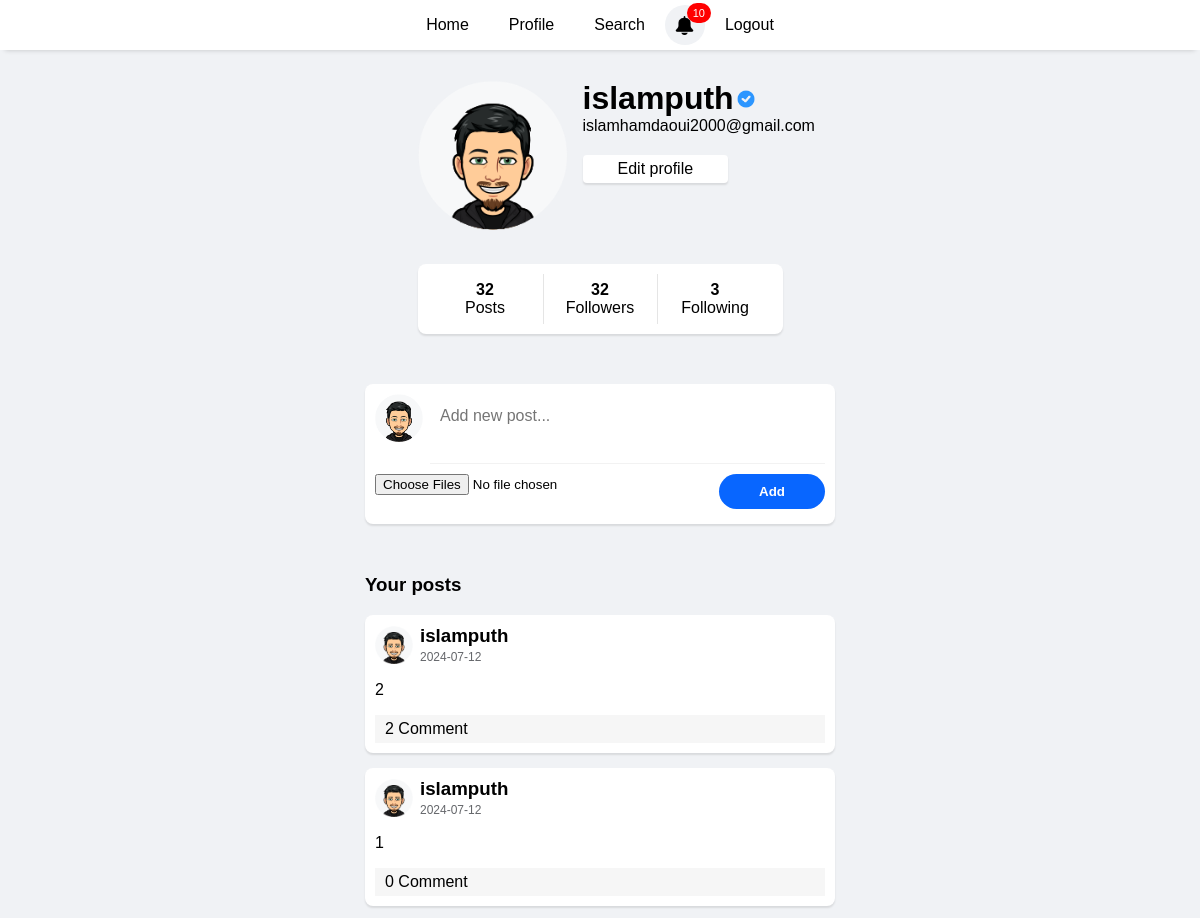
Page /profile.php (signed in, upper part) on the earlier database version.
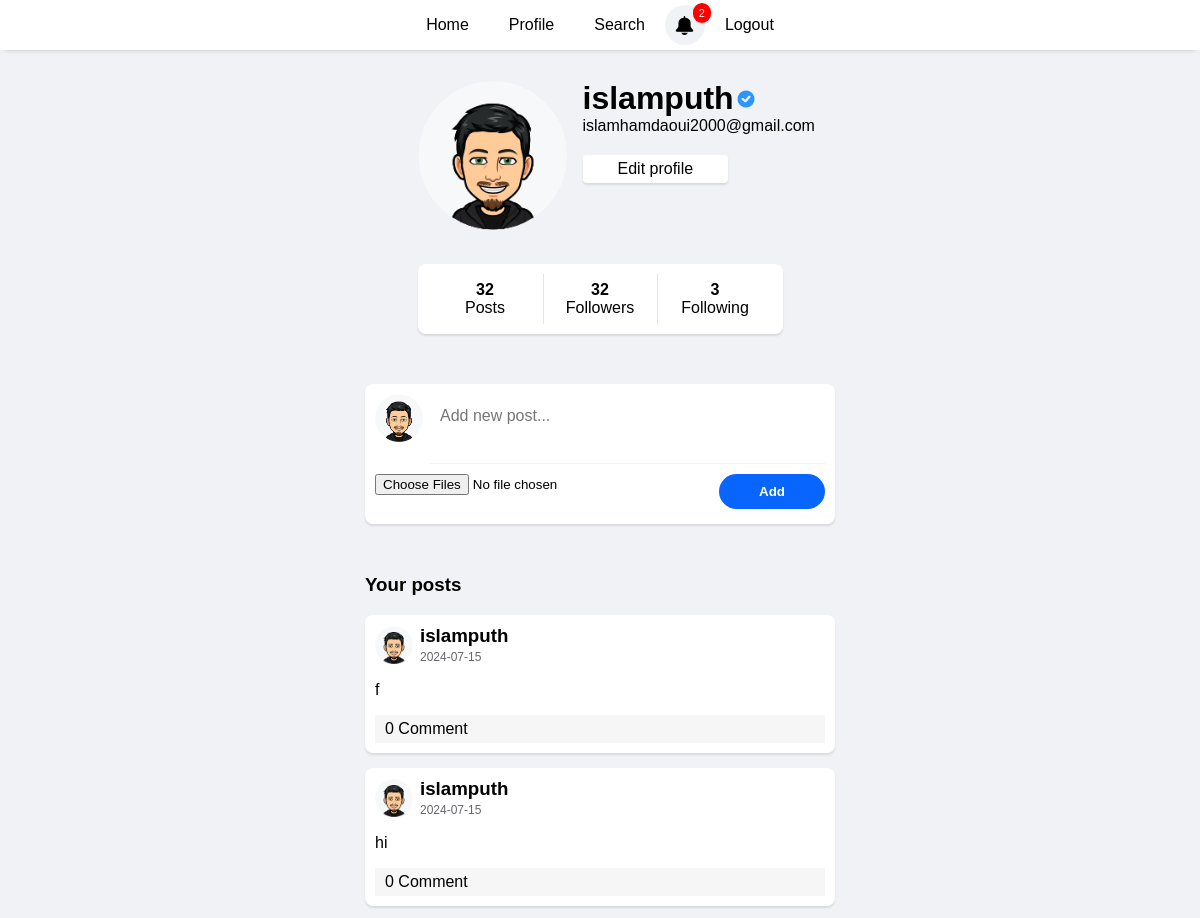
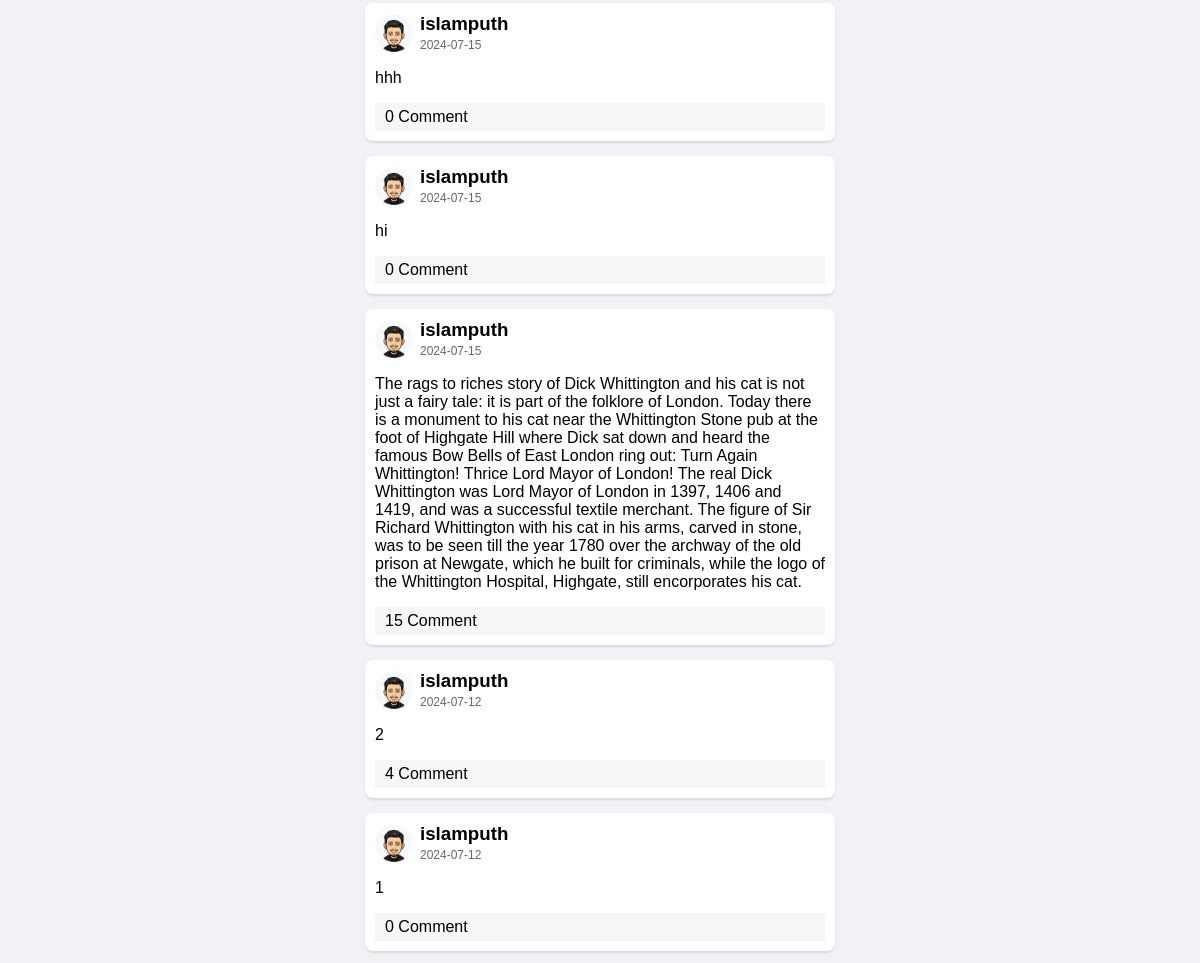
Same page on the later database version (2 pictures, top to bottom).
### tables this page shows
CREATE TABLE `users` (
  `id` int(5) NOT NULL,
  `username` varchar(50) NOT NULL,
  `password` varchar(50) NOT NULL,
  `email` varchar(50) NOT NULL,
  `pdp` enum('default','sara','dalia','islam','mohamed') DEFAULT 'default',
  `verified` varchar(8) NOT NULL
);

CREATE TABLE `posts` (
  `id` int(11) NOT NULL,
  `user_id` int(11) DEFAULT NULL,
  `content` text DEFAULT NULL,
  `created_at` timestamp NOT NULL DEFAULT current_timestamp(),
  `name` varchar(100) NOT NULL,
  `image` varchar(255) NOT NULL
);

### profile.php (the view, shortened to what this page needs)
<?php
require("connection.php");
$follower_id = $_SESSION["user_id"];
$following = $db -> prepare("SELECT count(followed_id) as following_num FROM follow WHERE follower_id = :follower_id");
$following -> execute(array("follower_id"=> $follower_id));
$followingCount = $following -> fetch();
?>
<?php
$followed_id = $_SESSION["user_id"];
$followers = $db -> prepare("SELECT count(follower_id) as follower_num FROM follow WHERE followed_id = :followed_id");
$followers -> execute(array("followed_id"=> $followed_id));
$followersCount = $followers -> fetch();
?>
<!DOCTYPE html>
<html lang="en">
<head>
</head>
<body>
<?php
 require('header.php');
?>
<div class="profileContainer">
<div class="userprofile">
<?php
 require("connection.php");
 $id = $_SESSION["user_id"];
 $select = $db ->prepare("SELECT * FROM users WHERE id= :id");
 $select -> execute(array("id"=> $id));
    $data = $select -> fetch();
?>
    <div class="userpdp">
        <?php
if ($data['pdp'] === 'default') {
    echo '<img src="uploads/default.png" alt="default Image">';
} elseif ($data['pdp'] === 'sara') {
    echo "<img src='uploads/sara.png' alt='sara Image'>";
} elseif ($data['pdp'] === 'dalia') {
    echo "<img  src='uploads/dalia.png' alt='dalia Image'>";
}  elseif ($data['pdp'] === 'islam') {
    echo"<img src='uploads/islam.png' alt='islam Image'>";
}
elseif ($data['pdp'] === 'mohamed') {
    echo"<img class='image' src='uploads/mohamed.png' alt='mohamed Image'>";
} else {
    echo '<img src="uploads/default.png" alt="default Image">';
}
?>
    </div>
    <div class="userinfo">
    <div class="usertop">
        <h3><?php echo $data['username'] ?></h3>
        <?php
if($data['verified']) {
    echo "<img src='icons/verified.png' class='verified'>";
} ?>
    </div>
        <span><?php echo $data['email'] ?></span>
    <button onclick="location.href='editform.php'">Edit profile</button>
    </div>
    </div>
    <div class="stats">
    <div >
        <b><?php echo $followersCount['follower_num']; ?></b>
         <span>Posts</span>
    </div>
     <div onclick="showFollowers()">
        <b><?php echo $followersCount['follower_num']; ?></b>
     <span>Followers</span>
     </div>
     <div onclick="showFollowing()">
     <b> <?php echo $followingCount['following_num']; ?> </b>
     <span>Following</span>
     </div>
    </div>
    <div class="addpost" >
    <form action="post.php" method="post" enctype="multipart/form-data">
    <div class="input">
        <?php
        if ($data['pdp'] === 'default') {
            echo '<img src="uploads/default.png" alt="default Image">';
        } elseif ($data['pdp'] === 'sara') {
            echo "<img src='uploads/sara.png' alt='sara Image'>";
        } elseif ($data['pdp'] === 'dalia') {
            echo "<img src='uploads/dalia.png' alt='dalia Image'>";
        } elseif ($data['pdp'] === 'islam') {
            echo "<img src='uploads/islam.png' alt='islam Image'>";
        } elseif ($data['pdp'] === 'mohamed') {
            echo "<img class='image' src='uploads/mohamed.png' alt='mohamed Image'>";
        } else {
            echo '<img src="uploads/default.png" alt="default Image">';
        }
        ?>
        <textarea name="content" placeholder="Add new post..." required></textarea>
    </div>
    <div class="btn">
        <input type="file" name="files[]" multiple />
        <input type="submit" value="Add">
    </div>
</form>
    </div>
    <div class="posts">
      <div style="max-width: 470px; width:100%;"><h3 style="margin-top: 0;">Your posts</h3></div>
    <?php
$userid = $_SESSION["user_id"];
$show = $db->prepare('SELECT posts.id as post_id, posts.content, DATE(posts.created_at) as post_date,
                            users.username, users.id , users.pdp,
                            COUNT(comments.id) as comments_count
                     FROM posts
                     INNER JOIN users ON posts.user_id = users.id
                     LEFT JOIN comments ON posts.id = comments.post_id
                     WHERE users.id = :user_id
                     GROUP BY posts.id, posts.content, users.username, users.id, users.pdp
                     ORDER BY posts.created_at DESC');
$show->execute([':user_id' => $userid]);
if($show->rowCount() > 0){
while ($data = $show->fetch(PDO::FETCH_ASSOC)){
    echo '<div class="post">';
    echo "<div class='username'>";
    if ($data['pdp'] === 'default') {
        echo '<img src="uploads/default.png" alt="default Image">';
    } elseif ($data['pdp'] === 'sara') {
        echo "<img src='uploads/sara.png' alt='sara Image'>";
    } elseif ($data['pdp'] === 'dalia') {
        echo "<img  src='uploads/dalia.png' alt='dalia Image'>";
    }  elseif ($data['pdp'] === 'islam') {
        echo"<img src='uploads/islam.png' alt='islam Image'>";
    }
    elseif ($data['pdp'] === 'mohamed') {
        echo"<img class='image' src='uploads/mohamed.png' alt='mohamed Image'>";
    } else {
        echo '<img src="uploads/default.png" alt="default Image">';
    }
    echo "<div class='userdiv' >";
    echo "<h3 >" . htmlspecialchars($data['username']) . '</h3>';
    echo "<span>" .$data['post_date'] . "</span>";
    echo '</div>';
    echo "</div>";
    echo '<p>' . htmlspecialchars($data['content']) . '</p>';
    echo "<div><div class='comment' onclick=\"window.location.href='postview.php?id={$data['post_id']}'\">{$data['comments_count']} Comment</div> </div>";
    echo '</div>';
}
}else {
    echo "You haven't posted anything yet.";
}
?>
    </div>
    </div>
</body>
</html>

### header.php (shortened to what this page needs)
<!DOCTYPE html>
<html lang="en">
<head>
</head>
<body>
<?php
require("connection.php");
if(isset($_SESSION["user"])) {
$user_id = $_SESSION['user_id'];
$notificNum = $db->prepare('SELECT COUNT(*) as notific_num
FROM notifications
WHERE owner_id = :user_id AND user_id != :user_id AND is_read = "No"');
$notificNum->execute(array('user_id' => $user_id));
$countResult = $notificNum->fetch();
$totalNotifications = $countResult['notific_num'];
}
?>
    <header>
        <a  href="home.php">Home</a>
        <?php if(empty($_SESSION['user'])): ?>
            <a  href="index.php">Login</a>
            <a href="signupform.php">Signup</a>
            <?php  else: ?>
                <a  href="profile.php">Profile</a>
                <a  href="search.php">Search</a>
                <div class="notificationContainer" onclick="showNotifications()">
                    <img src="icons/bell.png" alt="">
                    <div class="notifnum"><span><?php echo $totalNotifications ?></span></div>
            </div>
                <a href="logout.php">Logout</a>
        <?php  endif; ?>
    </header>
<?php require('notifications.php'); ?>
</body>
</html>

### notifications.php (shortened to what this page needs)
<!DOCTYPE html>
<html lang="en">
<head>
</head>
<body>
</body>
</html>

### header.php (style rules this page uses)
* { font-family: sans-serif; }
body { background-color: #f0f2f5; margin: 0; padding: 0; position: relative; }
header { width: 100%; display: flex; align-items: center; justify-content: center; position: fixed; background-color: #FFF; height: 50px; box-shadow: 0px 5px 5px -5px rgba(0, 0, 0, 0.2); z-index: 1000; }
a { text-decoration: none; color: black; height: 50px; padding: 0 20px; display: flex; justify-content: center; align-items: center; }
.notificationContainer { height: 40px; width: 40px; border-radius: 100px; background-color: #f0f2f5; display: flex; align-items: center; justify-content: center; cursor: pointer; position: relative; }
.notificationContainer img { width: 21px; height: 19px; }
.notifnum { background-color: red; color:#fff; padding: 4px 6px; border-radius: 100px; position: absolute; top: -4%; font-size: 11px; right: -15%; }

### profile.php (style rules this page uses)
* { box-sizing: border-box; }
body { padding: 0; position: relative; }
.profileContainer { width: 100%; padding: 50px 10px; display: flex; flex-direction: column; align-items: center; }
.addpost { max-width: 470px; width: 100%; display: flex; justify-content: center; background-color: #fff; flex-direction: column; margin-top: 50px; padding: 10px 10px; border-radius: 8px; box-shadow: 0px 2px 2px rgba(0, 0, 0, 0.1); }
.addpost .btn { width: 100%; margin-top: 10px; }
.input { display: flex; justify-content: center; }
.input img { height: 48px; width: 48px; margin-right: 7px; }
.addpost form textarea { width: 100%; min-height: 70px; padding: 10px; resize: none; outline: none; border: none; font-size: 16px; line-height: 1.5; box-sizing: border-box; border-bottom: 1px solid rgba(0, 0, 0, 0.05); }
.addpost form input[type=submit] { background-color: #0866ff; border: none; border-radius:100px; padding: 10px 40px; color: #fff; font-weight: bold; float: right; margin-bottom: 5px; cursor: pointer; }
.post { width:100%; max-width: 400px; padding: 10px; margin-bottom: 10px; background-color: #e0f2f1; border-radius: 8px; box-shadow: 0px 2px 2px rgba(0, 0, 0, 0.1); }
.stats { display: flex; width: 100%; max-width: fit-content; padding: 10px; background-color: #fff; box-shadow: 0px 2px 2px rgba(0, 0, 0, 0.1); border-radius: 8px; }
.stats div { display: flex; flex-direction: column; align-items: center; justify-content: center; padding: 7px 25px; cursor: pointer; width: 115px; }
.stats div:first-child { cursor: text; }
.stats div:nth-child(2) { border-left: 1px solid rgba(0, 0, 0, 0.1); border-right: 1px solid rgba(0, 0, 0, 0.1); }
.userprofile { display: flex; max-width: 365px; width: 100%; margin: 30px 0 30px; }
.userinfo { display: flex; flex-direction: column; margin-left: 15px; }
.userinfo h3 { font-size: 2rem; margin: 0; }
.userinfo button { font-size: 16px; cursor: pointer; margin-top: 20px; border-radius: 4px; width: fit-content; padding: 5px 35px; background-color:#fff; border: none; box-shadow: 0px 2px 2px rgba(0, 0, 0, 0.1); }
.userpdp img { width: 150px; height: 150px; }
.posts { margin-top: 50px; width: 100%; display: flex; flex-direction: column; align-items: center; padding: 0 10px; }
.post { width: 100%; max-width: 470px; padding: 10px; margin-bottom: 15px; background-color: #fff; border-radius: 8px; box-shadow: 0px 2px 2px rgba(0, 0, 0, 0.1); }
.comment { background-color: #f6f6f6; padding: 5px 10px; cursor: pointer; }
.username { display: flex; align-items: center; }
.username img { width: 38px; margin-right: 7px; height: 38px; }
.username h3 { margin: 0; }
.userdiv span { font-size: 12px; color: rgb(101, 103, 107); }
.usertop { display: flex; align-items: center; }
.usertop img { margin:0 3px; height: 18px; width: 18px; user-select: none; -webkit-user-drag: none; }

Differences in the rows shown:
added posts: user.username "islamputh", post_date "2024-07-15", content "f", comments_count "0"
added posts: user.username "islamputh", post_date "2024-07-15", content "hi", comments_count "0"
added posts: user.username "islamputh", post_date "2024-07-15", content "hhh", comments_count "0"
added posts: user.username "islamputh", post_date "2024-07-15", content "hi", comments_count "0"
added posts: user.username "islamputh", post_date "2024-07-15", content "The rags to riches story of Dick Whittington and his cat is not just a fairy tale: it is part of the folklore of London. Today there is a monument to his cat near the Whittington Stone pub at the foot of Highgate Hill where Dick sat down and heard the famous Bow Bells of East London ring out: Turn Again Whittington! Thrice Lord Mayor of London! The real Dick Whittington was Lord Mayor of London in 1397, 1406 and 1419, and was a successful textile merchant. The figure of Sir Richard Whittington with his cat in his arms, carved in stone, was to be seen till the year 1780 over the archway of the old prison at Newgate, which he built for criminals, while the logo of the Whittington Hospital,…", comments_count "15"
changed posts (number 6 of 7 on the later page): comments_count "2" → "4"
Other differences:
$totalNotifications: "10" → "2"
